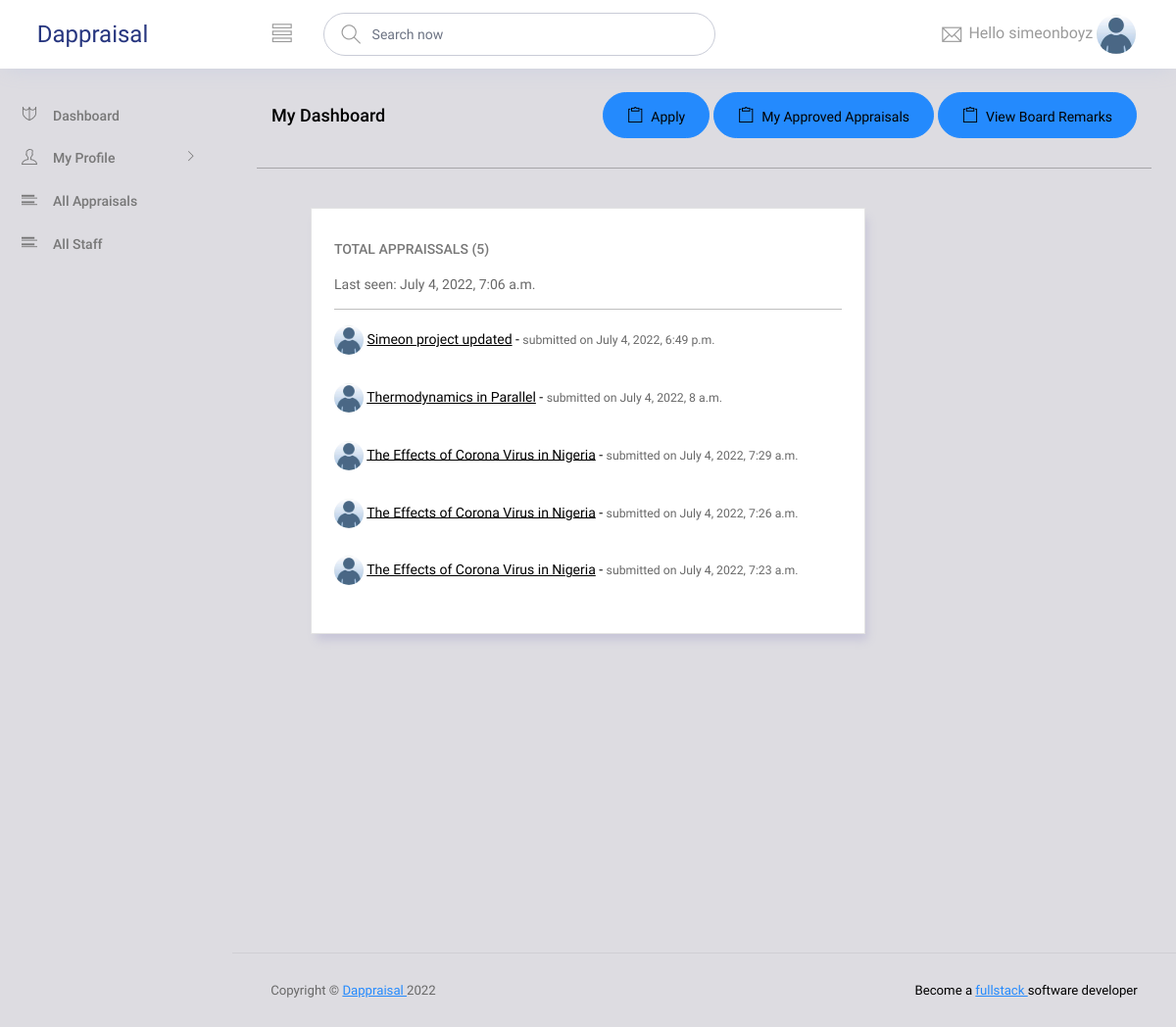
The app's page /staff/simeonboyz (signed in) with its own data.
### appraisal_component/models.py (models this page shows, shortened)
class User(AbstractUser):
	accounts = (
			('select account', 'select account'),
			('HOD', 'HOD'),
			('lecturer', 'lecturer'),
			('Assessment committee', 'Assessment committee'),
		)
	account_type = models.CharField(max_length=200, choices=accounts, default='select account')
	email = models.CharField(max_length = 200, blank=True, unique=True)
	first_name = models.CharField(max_length=200, blank=True)
	last_name = models.CharField(max_length=200, blank=True)
	username = models.CharField(max_length = 200, blank=True, unique=True)
	date_created = models.DateTimeField(auto_now_add=True)
	USERNAME_FIELD = 'username'
	REQUIRED_FIELDS = []
	def __str__(self):
		return self.username

class StaffAppraisal(models.Model):
	marital_status = (
			('select account', 'select account'),
			('single', 'single'),
			('married', 'married'),
			('divorced', 'divorced'),
		)
	appointment_status = (
			('select account', 'select account'),
			('Yes','Yes'),
			('No','No'),
		)
	marital_status = models.CharField(max_length=100, choices=marital_status, default='select account')
	college = models.CharField(max_length=200, blank=True)
	department = models.CharField(max_length=200, blank=True)
	date_of_first_appointment = models.DateField(blank=True)
	grade_of_first_appointment = models.CharField(blank=True, max_length=200)
	date_of_last_promotion = models.DateField(blank=True)
	grade_of_last_promotion = models.CharField(blank=True, max_length=200)
	date_of_current_appointment = models.DateField(blank=True)
	grade_of_current_appointment = models.CharField(blank=True, max_length=200)
	appointment_confirmation = models.CharField(max_length=100, choices=appointment_status, default='select account')
	present_salary = models.CharField(blank=True, max_length=200)
	academic_qualification_degree = models.CharField(max_length=200, blank=True)
	academic_qualification_class = models.CharField(max_length=200, blank=True)
	academic_qualification_institution = models.CharField(max_length=200, blank=True)
	date_of_award = models.DateField()
	professional_qualification = models.CharField(blank=True, max_length=200)
	professional_awarding_body = models.CharField(max_length=200, blank=True)
	professional_date_of_award = models.DateField()
	teaching_experience_institution = models.CharField(max_length=200, blank=True)
	designation = models.CharField(max_length=200, blank=True)
	specialization = models.CharField(blank=True, max_length=200)
	period_from = models.DateField()
	period_to = models.DateField()
	courses_taught_during_harmattan = models.CharField(blank=True, max_length=600)
	courses_taught_during_rain = models.CharField(blank=True, max_length=600)
	professional_employer = models.CharField(blank=True, max_length=200)
	designation = models.CharField(max_length=200, blank=True)
	nature_of_duty = models.CharField(blank=True, max_length=200)
	professional_experience_date = models.DateField()
	publications = models.FileField(upload_to='files/')
	research_topic = models.CharField(max_length=500, blank=True)
	research_date = models.CharField(max_length=200, blank=True)
	user = models.ForeignKey(User, on_delete=models.CASCADE, null=True, blank=True, related_name='lecturer',)
	date_submitted = models.DateTimeField(auto_now_add=True)

### account/models.py (models this page shows, shortened)
class Profile(models.Model):
	gender = (
			('select', 'select'),
			('male', 'male'),
			('female', 'female')
		)
	user = models.OneToOneField(User, related_name='profile', on_delete=models.CASCADE)
	dob = models.DateField(blank=True, null=True)
	bio = models.CharField(max_length=200, blank=True)
	photo = models.ImageField(upload_to='users/%Y/%m/%d', default='media/default.jpeg', blank=True)
	level = models.CharField(max_length=200, blank=True, default='junior')
	gender = models.CharField(max_length=100, choices=gender, default='select')
	department = models.CharField(max_length=200, blank=True)
	nationality = models.CharField(max_length=100, blank=True, default='Nigeria')
	state = models.CharField(max_length=100, blank=True, default='Ogun')
	phone_no = models.CharField(max_length=100, blank=True)
	staff_id = models.CharField(max_length=100, blank=True, null=True)
	date_created = models.DateTimeField(auto_now_add=True)
	last_seen = models.DateTimeField(default=timezone.now)

### appraisal_component/views.py (the view)
# urls.py: path('staff/<str:username>', StaffAppraisalListView.as_view(), name='staff-detail'),
class StaffAppraisalListView(ListView):
	model = Staff
	template_name = 'appraisal_component/staff_appraisals.html'
	context_object_name = 'user_appraisals'
	ordering = ['-date_submitted']
	paginate_by = 5
	def get_queryset(self):
		user = get_object_or_404(User, username=self.kwargs.get('username'))
		print('current staff: ', user)
		staff = Staff.objects.filter(user=user).order_by('-date_submitted')
		return staff
	def get_context_data(self, **kwargs):
		context = super().get_context_data(**kwargs)
		user = get_object_or_404(User, username=self.kwargs.get('username'))
		staff = Staff.objects.filter(user=user).order_by('-date_submitted')
		staff_count = staff.count()
		hod = HOD.objects.filter(hod_name=user).order_by('-date_signed')
		approved_appraisal_count = hod.count()
		cpc_member = CPC.objects.filter(cpc_member=user).order_by('-date_signed')
		cpc_member_count = cpc_member.count()
		context = {
		'hod': hod,
		'staff':staff,
		'staff_count':staff_count,
		'approved_appraisal_count':approved_appraisal_count,
		'cpc_member':cpc_member,
		'cpc_member_count':cpc_member_count,
		}
		return context

### appraisal_component/templates/appraisal_component/staff_appraisals.html (shortened to what this page needs)
{% extends 'layout.html' %}
{% load static %}
{% load crispy_forms_tags %}
{% block content %}
    <div class="">
       <div class="main-panel">
        <div class="content-wrapper">
          <div class="row">
            <div class="col-md-12 grid-margin stretch-card">
              <div class="card">
                <div class="card-body">
                  <p class="card-description">
                    {% if user.account_type == 'lecturer' %}
                      <h4 class="card-title"> Total Appraissals {{ user.lecturer.username }} ({{ staff_count }})</h4>
                      <small class="text-muted">Last seen: {{ user.profile.last_seen }} </small>
                      <hr>
                      {% for u in staff %}
                        <p>
                          <img style="height:30px; width:30px; border-radius:30px" class="rounded-circle article-img" src="{{ u.user.profile.photo.url }}">
                          <a class="text-black" href="{% url 'appraisal:appraisal-detail' u.id %}">{{ u.research_topic }}</a> - <small class="text-muted">submitted on {{ u.date_submitted }}</small> <br><br>
                        </p>
                      {% endfor %}
                    {% endif %}
                  </p>
                </div>
              </div>
            </div>
          </div>
        </div>
        </div>
    </div>
{% endblock content %}

### account/templates/layout.html (shortened to what this page needs)
{% load static %}
<!DOCTYPE html>
<html lang="en">
<head>
  <link rel="stylesheet" href="{% static 'vendors/ti-icons/css/themify-icons.css' %}">
  <link rel="stylesheet" href="{% static 'vendors/base/vendor.bundle.base.css' %}">
  <link rel="stylesheet" href="{% static 'css/style.css' %}">
</head>
<body>
  <div class="container-scroller">
    <nav class="navbar col-lg-12 col-12 p-0 fixed-top d-flex flex-row">
      <div class="text-center navbar-brand-wrapper d-flex align-items-center justify-content-center">
        <a class="navbar-brand brand-logo me-5" href="{% url 'dashboard' %}">Dappraisal</a>
      </div>
      <div class="navbar-menu-wrapper d-flex align-items-center justify-content-end">
        <button class="navbar-toggler navbar-toggler align-self-center" type="button" data-toggle="minimize">
          <span class="ti-view-list"></span>
        </button>
        <ul class="navbar-nav mr-lg-2">
          <li class="nav-item nav-search d-none d-lg-block">
            <div class="input-group">
              <div class="input-group-prepend hover-cursor" id="navbar-search-icon">
                <span class="input-group-text" id="search">
                  <i class="ti-search"></i>
                </span>
              </div>
              <input type="text" class="form-control" id="navbar-search-input" placeholder="Search now" aria-label="search" aria-describedby="search">
            </div>
          </li>
        </ul>
        <ul class="navbar-nav navbar-nav-right">
          <li class="nav-item dropdown me-1">
            <a class="nav-link count-indicator dropdown-toggle d-flex justify-content-center align-items-center" id="messageDropdown" href="#" data-bs-toggle="dropdown">
              <i class="ti-email mx-0"></i>
            </a>
          </li>
          <li class="nav-item nav-profile dropdown">
            <a class="nav-link dropdown-toggle" href="{% url 'dashboard' %}" data-bs-toggle="dropdown" id="profileDropdown">
             Hello {{ user.username }} <img src="{{ user.profile.photo.url }}" alt="user profile"/>
            </a>
          </li>
        </ul>
      </div>
    </nav>
    <div class="container-fluid page-body-wrapper">
      <nav class="sidebar sidebar-offcanvas" id="sidebar">
        <ul class="nav">
          <li class="nav-item">
            <a class="nav-link" href="{% url 'dashboard' %}">
              <i class="ti-shield menu-icon"></i>
              <span class="menu-title">Dashboard</span>
            </a>
          </li>
          <li class="nav-item">
            <a class="nav-link" data-bs-toggle="" href="{% url 'edit' %}" aria-controls="">
              <i class="ti-user menu-icon"></i>
              <span class="menu-title">My Profile</span>
              <i class="menu-arrow"></i>
            </a>
          </li>
          <li class="nav-item">
            <a class="nav-link" href="{% url 'appraisal:appraisal-list' %}">
              <i class="ti-layout-list-post menu-icon"></i>
              <span class="menu-title">All Appraisals</span>
            </a>
          </li>
          <li class="nav-item">
            <a class="nav-link" href="{% url 'appraisal:staff-list' %}">
              <i class="ti-layout-list-post menu-icon"></i>
              <span class="menu-title">All Staff</span>
            </a>
          </li>
        </ul>
      </nav>
      <div class="main-panel">
        <div class="content-wrapper">
          <div class="row">
            <div class="col-md-12 grid-margin">
              <div class="d-flex justify-content-between align-items-center">
                <div>
                  <h4 class="font-weight-bold mb-0">My Dashboard</h4>
                </div>
                <div>
                  {% if user.account_type == 'lecturer' %}
                    <a href="{% url 'appraisal:apply' %}" type="button" class="btn btn-primary btn-icon-text btn-rounded">
                      <i class="ti-clipboard btn-icon-prepend"></i>Apply
                    </a>
                    <a href="{% url 'appraisal:approved-appraisals' %}" type="button" class="btn btn-primary btn-icon-text btn-rounded">
                      <i class="ti-clipboard btn-icon-prepend"></i>My Approved Appraisals
                    </a>
                    <a href="{% url 'appraisal:board-approved-appraisals' %}" type="button" class="btn btn-primary btn-icon-text btn-rounded">
                      <i class="ti-clipboard btn-icon-prepend"></i>View Board Remarks
                    </a>
                  {% elif user.account_type == 'HOD'  %}
                    <a href="{% url 'appraisal:approved-appraisals' %}" type="button" class="btn btn-primary btn-icon-text btn-rounded">
                      <i class="ti-clipboard btn-icon-prepend"></i> View Approved Appraisals
                    </a>
                  {% else %}
                    <a href="{% url 'appraisal:approved-appraisals' %}" type="button" class="btn btn-primary btn-icon-text btn-rounded">
                      <i class="ti-clipboard btn-icon-prepend"></i>View Approved Appraisals
                    </a>
                  {% endif %}
                </div>
              </div>
            </div> <hr>
            <div class="col-md-12 grid-margin mt-0">
              {% block content %} {% endblock content %}
            </div>
          </div>
        </div>
        <footer class="footer">
          <div class="d-sm-flex justify-content-center justify-content-sm-between">
            <span class="text-muted text-center text-sm-left d-block d-sm-inline-block">Copyright © <a href="#" target="_blank">Dappraisal </a>2022</span>
            <span class="float-none float-sm-right d-block mt-1 mt-sm-0 text-center">Become a <a href="https://www.sodbrideacademy.com/" target="_blank"> fullstack </a> software developer</span>
          </div>
        </footer>
      </div>
    </div>
  </div>
</body>
</html>

### records on screen
User: username "simeonboyz", profile.photo (placeholder picture), profile.last_seen "July 4, 2022, 7:06 a.m."
StaffAppraisal: user.profile.photo (placeholder picture), research_topic "Simeon project updated", date_submitted "July 4, 2022, 6:49 p.m."
StaffAppraisal: user.profile.photo (placeholder picture), research_topic "Thermodynamics in Parallel", date_submitted "July 4, 2022, 8 a.m."
StaffAppraisal: user.profile.photo (placeholder picture), research_topic "The Effects of Corona Virus in Nigeria", date_submitted "July 4, 2022, 7:29 a.m."
StaffAppraisal: user.profile.photo (placeholder picture), research_topic "The Effects of Corona Virus in Nigeria", date_submitted "July 4, 2022, 7:26 a.m."
StaffAppraisal: user.profile.photo (placeholder picture), research_topic "The Effects of Corona Virus in Nigeria", date_submitted "July 4, 2022, 7:23 a.m."

### other values on screen
{{ staff_count }} "5"
